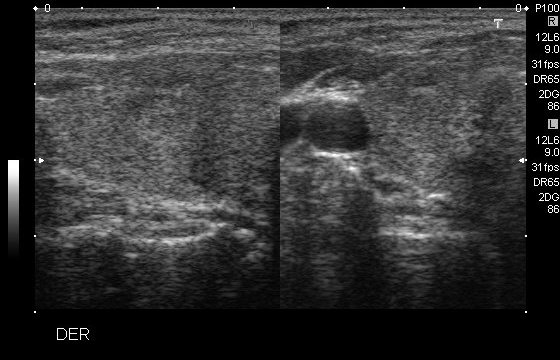
#> input picture Tugas TPC/Thyroid/Data/Original Image/Benign/127_1.jpg, 560 x 360 px; its folder holds only this picture in this run
$ python tugasakhir2.py
#> lines starting #> are read from the running program, lines starting #| are printed output that depends on the picture; after the words box and inside, x2 and y2 are one past the last pixel; in counts of white or black regions, pixels touching at a corner belong together
#coding:utf-8
import sys
import numpy as np
import cv2
import matplotlib.pyplot as plt
import math
from pylab import*
import os

def filterFiles(directoryPath, extension):
    """
        This function filters the format files with the selected extension in the directory

        Args:
            directoryPath (str): relative path of the directory that contains text files
            extension (str): extension file

        Returns:
            The list of filtered files with the selected extension
    """
    relevant_path = directoryPath
    included_extensions = [extension]
    file_names = [file1 for file1 in os.listdir(relevant_path) if any(file1.endswith(ext) for ext in included_extensions)]
    numberOfFiles = len(file_names)
    listParams = [file_names, numberOfFiles]
    return listParams

[image_names, numberOfFiles] = filterFiles("Thyroid/Data/Original Image/Benign", "jpg")
print(image_names)
for name in image_names:
    path = "Thyroid/Data/Original Image/Benign" + "/" + name
    print(path)
    Image = cv2.imread(path,1)
#> Image is the input picture: shape (360, 560, 3); min 0, max 255, mean 51.7
    print(Image)
#> (printed output is left out)
    image = cv2.cvtColor(Image,cv2.COLOR_BGR2GRAY)
    median = cv2.medianBlur(image, 11)
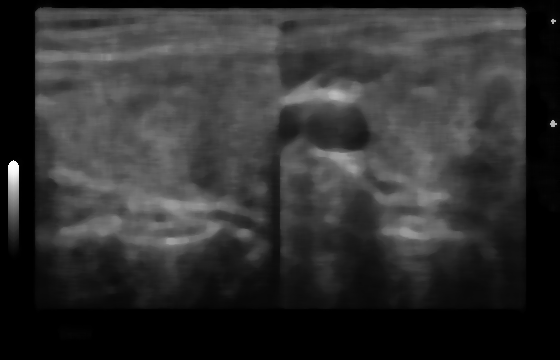
#> median: shape (360, 560); min 0, max 254, mean 49.3
    img=np.array(median,dtype=np.float64)

    IniLSF = np.ones((img.shape[0],img.shape[1]),img.dtype)
    IniLSF[30:80,30:80]= -1
    IniLSF=-IniLSF

    Image = cv2.cvtColor(Image,cv2.COLOR_BGR2RGB)
    #plt.figure(1),plt.imshow(Image),plt.xticks([]), plt.yticks([])   # to hide tick values on X and Y axis
    #plt.contour(IniLSF,[0],color = 'b',linewidth=2)  #画LSF=0处的等高线
    #plt.draw(),plt.show(block=False)

    def mat_math (intput,str):
        output=intput
        for i in range(img.shape[0]):
            for j in range(img.shape[1]):
                if str=="atan":
                    output[i,j] = math.atan(intput[i,j])
                if str=="sqrt":
                    output[i,j] = math.sqrt(intput[i,j])
        return output

#CV函数
    def CV (LSF, img, mu, nu, epison,step):

        Drc = (epison / math.pi) / (epison*epison+ LSF*LSF)
        Hea = 0.5*(1 + (2 / math.pi)*mat_math(LSF/epison,"atan"))
        Iy, Ix = np.gradient(LSF)
        s = mat_math(Ix*Ix+Iy*Iy,"sqrt")
        Nx = Ix / (s+0.000001)
        Ny = Iy / (s+0.000001)
        Mxx,Nxx =np.gradient(Nx)
        Nyy,Myy =np.gradient(Ny)
        cur = Nxx + Nyy
        Length = nu*Drc*cur

        Lap = cv2.Laplacian(LSF,-1)
        Penalty = mu*(Lap - cur)

        s1=Hea*img
        s2=(1-Hea)*img
        s3=1-Hea
        C1 = s1.sum()/ Hea.sum()
        C2 = s2.sum()/ s3.sum()
        CVterm = Drc*(-1 * (img - C1)*(img - C1) + 1 * (img - C2)*(img - C2))

        LSF = LSF + step*(Length + Penalty + CVterm)
    #plt.imshow(s, cmap ='gray'),plt.show()
        return LSF


    mu = 1
    nu = 0.003 * 255 * 255
    num = 20
    epison = 1
    step = 0.1
    LSF=IniLSF
    for i in range(1,num):
        LSF = CV(LSF, img, mu, nu, epison,step) #迭代
#> this loop made 19 passes
#> (C1 in CV, C2 in CV) on passes 1 to 12: (50.08, 49.06), (73.94, 36.69), (83.72, 15.95), (83.18, 15.15), (82.89, 14.72), (82.68, 14.42), (82.53, 14.2), (82.41, 14.01), (82.31, 13.87), (82.23, 13.75), (82.16, 13.64), (82.1, 13.55)
#> pass 1, in mat_math, `output=intput`:
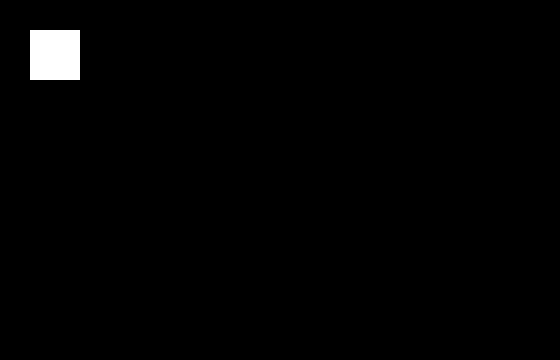
#> output: shape (360, 560) float64; values -1 (black) and 1 (white), 1.2% white; 1 white region, box (x1, y1, x2, y2) and area: (30, 30, 80, 80) 2500
#> pass 1, in CV, `Iy, Ix = np.gradient(LSF)`:
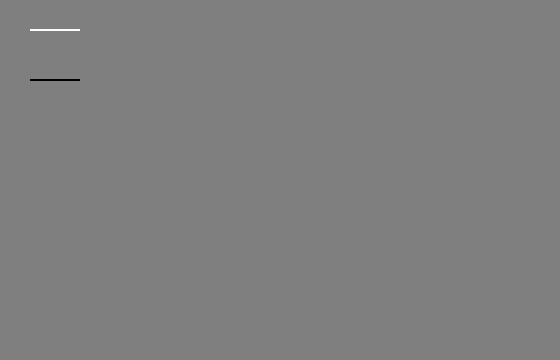
#> Iy: shape (360, 560) float64; min -1, max 1, mean 0; drawn with min black and max white
#> after the loop:
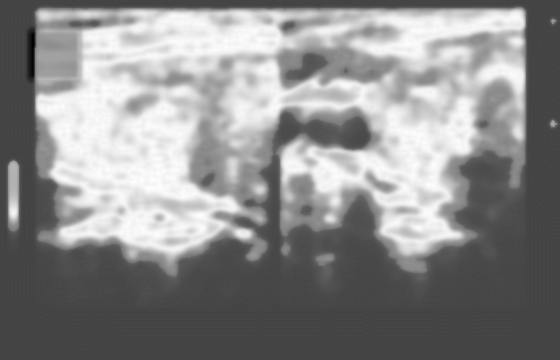
#> LSF: shape (360, 560) float64; min -65.87, max 81.34, mean 15.1; drawn with min black and max white
        # [31 lines of commented-out code are left out]

$ run again, on Tugas TPC/Thyroid/Data/Original Image/Benign/14_1.jpg
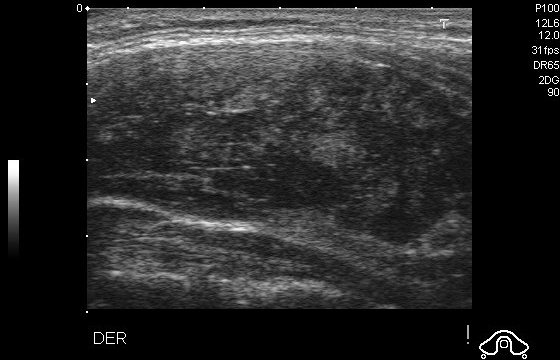
#> input picture Tugas TPC/Thyroid/Data/Original Image/Benign/14_1.jpg, 560 x 360 px
#> Image is the input picture: shape (360, 560, 3); min 0, max 255, mean 41
#> (printed output is left out)
#> `median = cv2.medianBlur(image, 11)`:
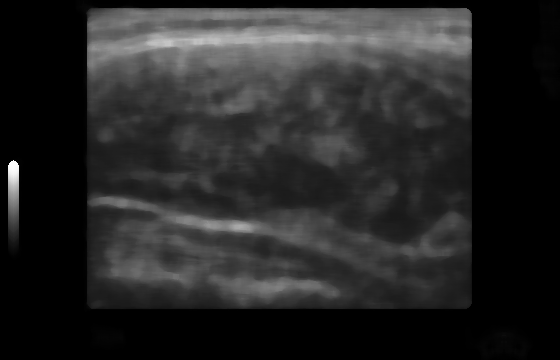
#> median: shape (360, 560); min 0, max 254, mean 38.4
#> the loop `for i in range(1,num):` made 19 passes
#> (C1 in CV, C2 in CV) on passes 1 to 8: (37.49, 38.74), (14.36, 53.06), (6.01, 70.92), (6.86, 72.3), (7.27, 72.98), (7.54, 73.46), (7.78, 73.87), (7.98, 74.22)
#> after the loop `for i in range(1,num):`:
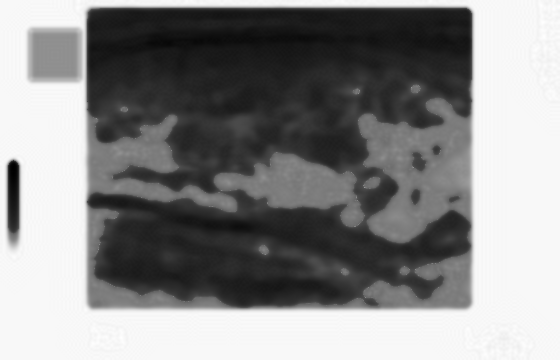
#> LSF: shape (360, 560) float64; min -38.13, max 69.68, mean 20.1; drawn with min black and max white

$ run again, on Tugas TPC/Thyroid/Data/Original Image/Benign/160_1.jpg
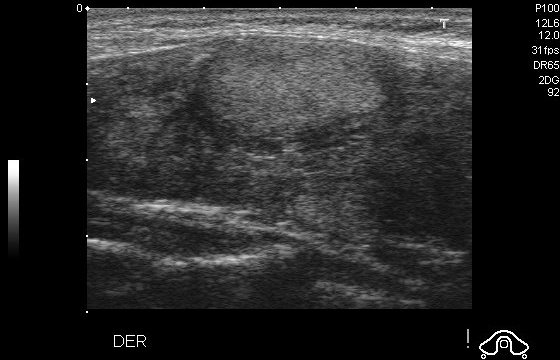
#> input picture Tugas TPC/Thyroid/Data/Original Image/Benign/160_1.jpg, 560 x 360 px
#> Image is the input picture: shape (360, 560, 3); min 0, max 255, mean 41.6
#> (printed output is left out)
#> `median = cv2.medianBlur(image, 11)`:
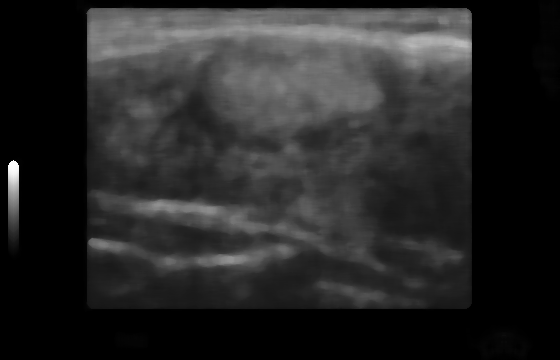
#> median: shape (360, 560); min 0, max 254, mean 39.3
#> the loop `for i in range(1,num):` made 19 passes
#> (C1 in CV, C2 in CV) on passes 1 to 8: (38.34, 39.61), (14.19, 55.01), (6.55, 73.87), (7.32, 75.21), (7.72, 75.94), (8, 76.46), (8.24, 76.9), (8.43, 77.26)
#> after the loop `for i in range(1,num):`:
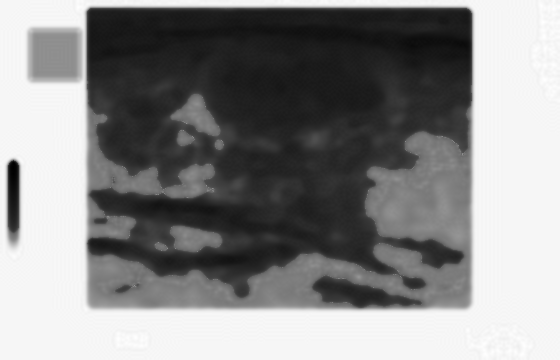
#> LSF: shape (360, 560) float64; min -38.82, max 71.93, mean 21; drawn with min black and max white

$ run again, on Tugas TPC/Thyroid/Data/Original Image/Benign/16_1.jpg
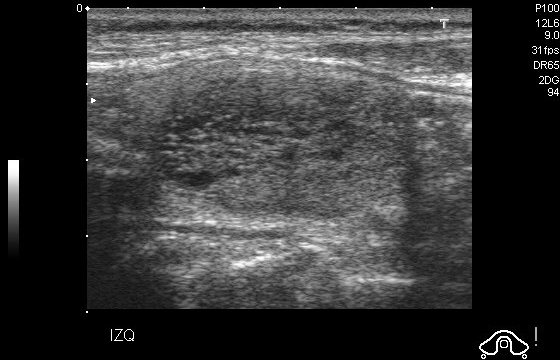
#> input picture Tugas TPC/Thyroid/Data/Original Image/Benign/16_1.jpg, 560 x 360 px
#> Image is the input picture: shape (360, 560, 3); min 0, max 255, mean 55.8
#> (printed output is left out)
#> `median = cv2.medianBlur(image, 11)`:
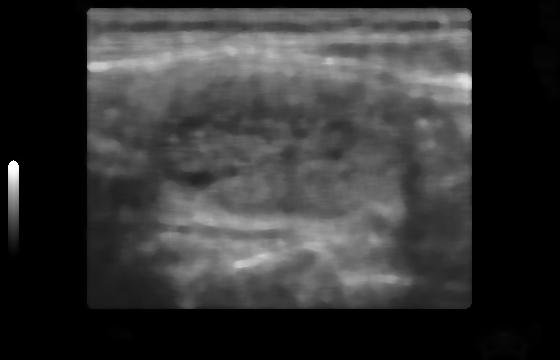
#> median: shape (360, 560); min 0, max 254, mean 53.5
#> the loop `for i in range(1,num):` made 19 passes
#> (C1 in CV, C2 in CV) on passes 1 to 8: (52.2, 53.94), (13.38, 85), (6.34, 97.13), (6.47, 97.37), (6.54, 97.51), (6.58, 97.61), (6.61, 97.68), (6.63, 97.74)
#> after the loop `for i in range(1,num):`:
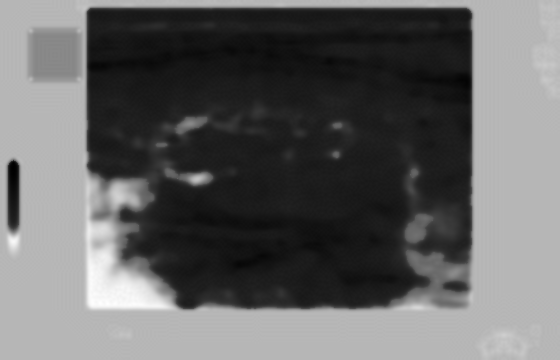
#> LSF: shape (360, 560) float64; min -41.82, max 87.86, mean 9.7; drawn with min black and max white

$ run again, on Tugas TPC/Thyroid/Data/Original Image/Benign/130_1.jpg
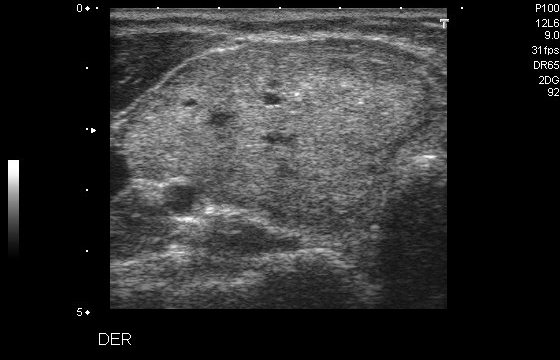
#> input picture Tugas TPC/Thyroid/Data/Original Image/Benign/130_1.jpg, 560 x 360 px
#> Image is the input picture: shape (360, 560, 3); min 0, max 255, mean 47
#> (printed output is left out)
#> the loop `for i in range(1,num):` made 19 passes
#> (C1 in CV, C2 in CV) on passes 1 to 8: (44.2, 45.68), (10.69, 73.36), (4.71, 95.61), (5, 96.22), (5.15, 96.55), (5.24, 96.76), (5.3, 96.92), (5.36, 97.06)
#> after the loop `for i in range(1,num):`:
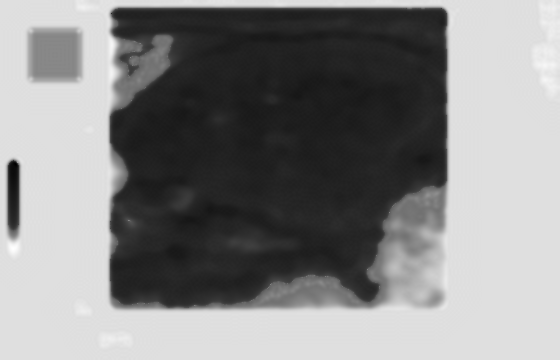
#> LSF: shape (360, 560) float64; min -47.94, max 95.09, mean 27.8; drawn with min black and max white
